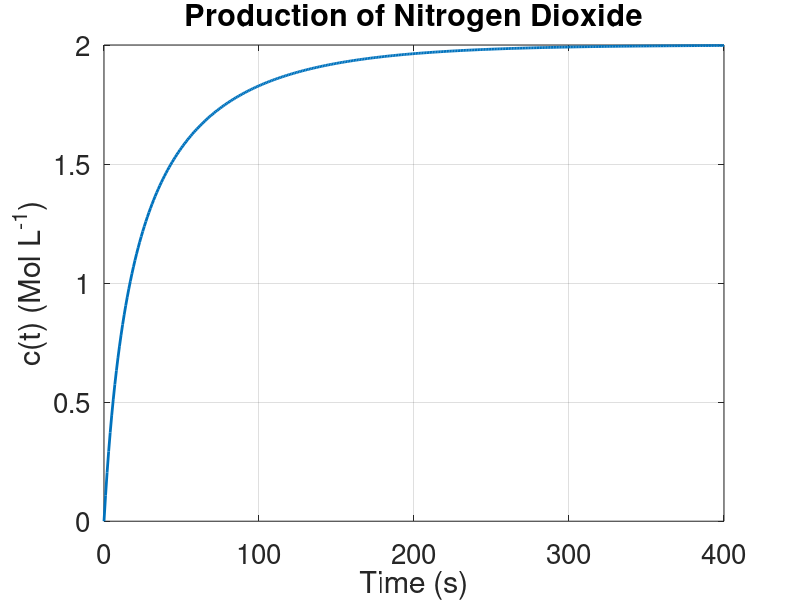

This figure's MATLAB source:
% Prog_07b.m: Production of Nitrogen Dioxide.
% Constants
k =0.00713;
% Initial conditions.
a0=4;b0=1;c0=0;
% Define the ODE and work with vectors.
% dc/dt=k*(a0-c)^2*(b0-c/2)
odefun = @(t,c) k*(a0-c).^2.*(b0-c/2);
tspan=0:1:400;
[t,c]=ode45(odefun,tspan,c0);
% Plot the solution.
figure;
plot(t,c,'LineWidth',2);
xlabel('Time (s)');
ylabel('c(t) (Mol L^{-1})');
title('Production of Nitrogen Dioxide');
grid on;
% Display c(100).
fprintf('c(100) = %f Moles per litre\n', c(100));
set(gca,'FontSize',20)
% End Prog_07b.m.
